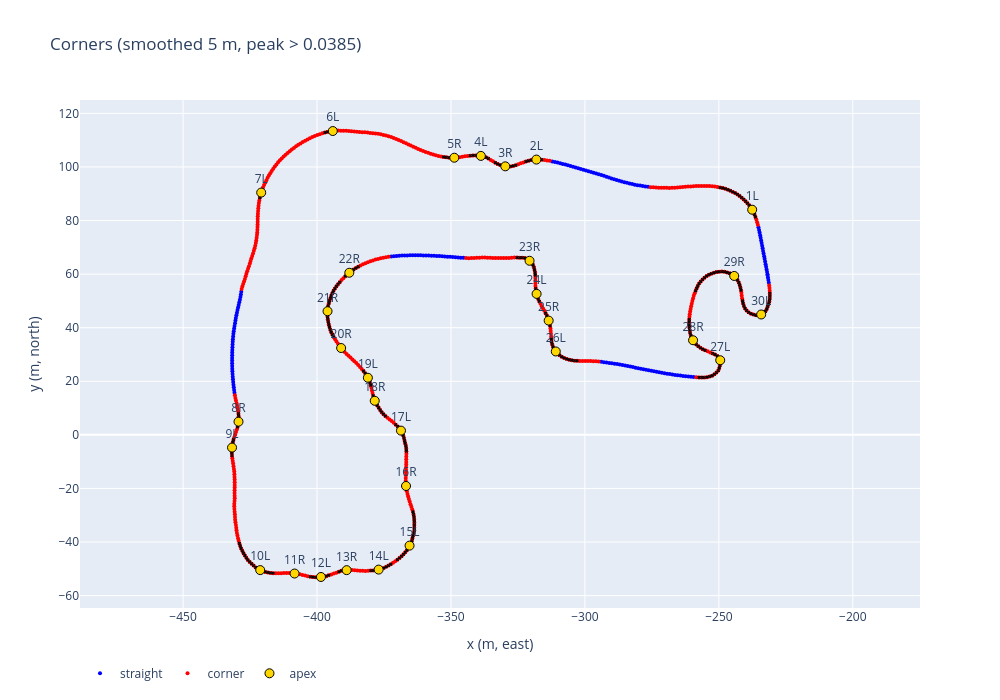

The code cell stored with this chart in its notebook:
### Markdown cell above
so we have about 30 apexes, an apex != corner, a corner can have more than one apex.

### Code cell
import numpy as np
import pandas as pd
import plotly.graph_objects as go
from src.loader import load_centerline

K_STRAIGHT = 0.021     # |curvature| below this = straight-ish
MIN_STRAIGHT_M = 20    # straight-ish stretch must be at least this long
K_CORNER = 0.0385      # |curvature| above this = clearly a corner
SMOOTH_WINDOW_M = 5    # rolling-mean window (odd number, 1 point = 1 m)



def runs_of(mask: np.ndarray) :
    """Number each run of consecutive equal values; first and last run joined (track is a loop)."""
    run_id = np.concatenate([[0], np.cumsum(mask[1:] != mask[:-1])])
    if mask[0] == mask[-1] and run_id[-1] != 0:
        run_id[run_id == run_id[-1]] = 0
    return run_id

cl = load_centerline()
cl["curvature_smooth"] = smooth_circular(cl["curvature"].to_numpy(), SMOOTH_WINDOW_M)
curv = cl["curvature_smooth"].abs().to_numpy()      # |curvature|, one value per metre

# straights: low curvature for at least MIN_STRAIGHT_M
low = curv < K_STRAIGHT
low_runs = runs_of(low)
cl["is_straight"] = low & (np.bincount(low_runs)[low_runs] >= MIN_STRAIGHT_M)

# apexes: one per run of high curvature, at its sharpest point
high = curv > K_CORNER
cl["high_run"] = runs_of(high)
apex_idx = cl[high].groupby("high_run")["curvature_smooth"].apply(lambda c: c.abs().idxmax())
apexes = cl.loc[apex_idx].sort_values("s").reset_index(drop=True)
apexes["corner"] = np.arange(1, len(apexes) + 1)
apexes["direction"] = np.where(apexes["curvature_smooth"] > 0, "L", "R")

# plot
fig = go.Figure()
for is_straight, colour, name in [(True, "blue", "straight"), (False, "red", "corner")]:
    part = cl[cl["is_straight"] == is_straight]
    fig.add_trace(go.Scatter(
        x=part["x"], y=part["y"], mode="markers",
        marker=dict(size=4, color=colour),
        customdata=part[["s", "curvature_smooth"]],
        hovertemplate="s=%{customdata[0]:.0f} m<br>curvature=%{customdata[1]:.04f}<extra></extra>",
        name=name,
    ))

sharp = cl[high]
fig.add_trace(go.Scatter(
    x=sharp["x"], y=sharp["y"], mode="markers",
    marker=dict(size=3, color="black", symbol="x"),
    hoverinfo="skip", showlegend=False,
))

fig.add_trace(go.Scatter(
    x=apexes["x"], y=apexes["y"], mode="markers+text",
    marker=dict(size=9, color="gold", line=dict(width=1, color="black")),
    text=apexes["corner"].astype(str) + apexes["direction"],
    textposition="top center",
    customdata=apexes[["s", "curvature_smooth"]],
    hovertemplate="apex s=%{customdata[0]:.0f} m<br>curvature=%{customdata[1]:.04f}<extra></extra>",
    name="apex",
))

fig.update_yaxes(scaleanchor="x", scaleratio=1)
fig.update_layout(title=f"Corners (smoothed {SMOOTH_WINDOW_M} m, peak > {K_CORNER})",
                  xaxis_title="x (m, east)", yaxis_title="y (m, north)",
                  height=700, width=1000, legend=dict(orientation="h", y=-0.1))
fig.show()

### Figure 1 — Plotly figure (JSON) as saved in the notebook; plotly's stock layout.template omitted (floating-point values rounded to 4 significant figures; data arrays with more than 128 entries replaced by an {"elided": "..."} marker saying what was removed)
{"data": [{"customdata": {"elided": "164x2 float values"}, "hovertemplate": "s=%{customdata[0]:.0f} m<br>curvature=%{customdata[1]:.04f}<extra></extra>", "marker": {"color": "blue", "size": 4}, "mode": "markers", "name": "straight", "type": "scatter", "x": {"elided": "164 float values"}, "y": {"elided": "164 float values"}}, {"customdata": {"elided": "642x2 float values"}, "hovertemplate": "s=%{customdata[0]:.0f} m<br>curvature=%{customdata[1]:.04f}<extra></extra>", "marker": {"color": "red", "size": 4}, "mode": "markers", "name": "corner", "type": "scatter", "x": {"elided": "642 float values"}, "y": {"elided": "642 float values"}}, {"hoverinfo": "skip", "marker": {"color": "black", "size": 3, "symbol": "x"}, "mode": "markers", "showlegend": false, "type": "scatter", "x": {"elided": "314 float values"}, "y": {"elided": "314 float values"}}, {"customdata": [[25.0, 0.0668], [110.0, 0.06999], [122.0, -0.1148], [132.0, 0.09644], [142.0, -0.05269], [189.0, 0.04847], [226.0, 0.0409], [313.0, -0.07124], [323.0, 0.06125], [372.0, 0.09376], [385.0, -0.03897], [395.0, 0.07428], [405.0, -0.07795], [417.0, 0.07262], [432.0, 0.07704], [455.0, -0.04702], [476.0, 0.104], [491.0, -0.06452], [500.0, 0.07181], [515.0, -0.04065], [530.0, -0.07179], [547.0, -0.04178], [616.0, -0.2], [629.0, 0.06665], [640.0, -0.06123], [652.0, 0.126], [719.0, 0.2493], [732.0, -0.117], [769.0, -0.1533], [789.0, 0.246]], "hovertemplate": "apex s=%{customdata[0]:.0f} m<br>curvature=%{customdata[1]:.04f}<extra></extra>", "marker": {"color": "gold", "line": {"color": "black", "width": 1}, "size": 9}, "mode": "markers+text", "name": "apex", "text": ["1L", "2L", "3R", "4L", "5R", "6L", "7L", "8R", "9L", "10L", "11R", "12L", "13R", "14L", "15L", "16R", "17L", "18R", "19L", "20R", "21R", "22R", "23R", "24L", "25R", "26L", "27L", "28R", "29R", "30L"], "textposition": "top center", "type": "scatter", "x": [-237.6, -318.1, -329.7, -338.8, -348.8, -394.1, -420.8, -429.3, -431.7, -421.2, -408.4, -398.5, -388.9, -377.0, -365.5, -366.8, -368.7, -378.5, -381.0, -391.0, -396.1, -388.0, -320.7, -318.0, -313.5, -310.9, -249.5, -259.6, -244.3, -234.2], "y": [84.04, 102.8, 100.2, 104.1, 103.4, 113.4, 90.43, 4.913, -4.76, -50.48, -51.76, -53.05, -50.5, -50.29, -41.35, -19.09, 1.575, 12.71, 21.31, 32.41, 46.15, 60.51, 64.97, 52.63, 42.64, 31.13, 27.86, 35.31, 59.32, 44.93]}], "layout": {"height": 700, "legend": {"orientation": "h", "y": -0.1}, "title": {"text": "Corners (smoothed 5 m, peak > 0.0385)"}, "width": 1000, "xaxis": {"title": {"text": "x (m, east)"}}, "yaxis": {"scaleanchor": "x", "scaleratio": 1, "title": {"text": "y (m, north)"}}}}
